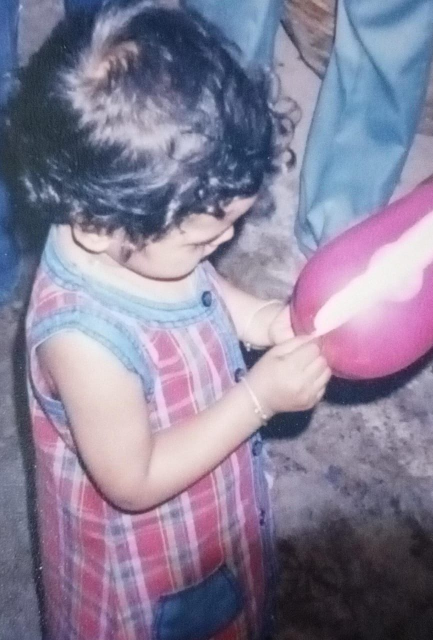
#> input picture left.jpg, 866 x 1280 px (shown at 1/2 size)
$ python stereo_reconstruction.py
#> lines starting #> are read from the running program, lines starting #| are printed output that depends on the picture
import numpy as np
import cv2
import matplotlib.pyplot as plt
from mpl_toolkits.mplot3d import Axes3D

class StereoReconstructor:
    def __init__(self):
        # Increase features significantly
        self.sift = cv2.SIFT_create(nfeatures=10000)  # Much more features
        self.matcher = cv2.BFMatcher()

    def load_images(self, left_path, right_path):
        self.left_img = cv2.imread(left_path)
        self.right_img = cv2.imread(right_path)
        if self.left_img is None or self.right_img is None:
            raise ValueError("Could not load images")
        # Use larger image size
        self.left_img = cv2.resize(self.left_img, (self.left_img.shape[1] * 2 // 3, self.left_img.shape[0] * 2 // 3))
        self.right_img = cv2.resize(self.right_img, (self.right_img.shape[1] * 2 // 3, self.right_img.shape[0] * 2 // 3))
        print(f"✓ Images loaded and resized to {self.left_img.shape[1]}x{self.left_img.shape[0]}")
        return self.left_img, self.right_img

    def find_matches(self):
        left_gray = cv2.cvtColor(self.left_img, cv2.COLOR_BGR2GRAY)
        right_gray = cv2.cvtColor(self.right_img, cv2.COLOR_BGR2GRAY)

        # Enhance contrast
        left_gray = cv2.equalizeHist(left_gray)
        right_gray = cv2.equalizeHist(right_gray)

        kp1, des1 = self.sift.detectAndCompute(left_gray, None)
        kp2, des2 = self.sift.detectAndCompute(right_gray, None)

        if des1 is None or des2 is None or len(des1) < 8 or len(des2) < 8:
            raise ValueError("Not enough features detected")

        matches = self.matcher.knnMatch(des1, des2, k=2)
        good_matches = []
        for m, n in matches:
            if m.distance < 0.8 * n.distance:  # More relaxed ratio test
                good_matches.append(m)

        self.matches = sorted(good_matches, key=lambda x: x.distance)[:1000]  # Keep many more matches
        self.kp1, self.kp2 = kp1, kp2
        print(f"✓ Found {len(self.matches)} good matches")
        return self.matches

    def compute_homography_ransac(self):
        src_pts = np.float32([self.kp1[m.queryIdx].pt for m in self.matches])
        dst_pts = np.float32([self.kp2[m.trainIdx].pt for m in self.matches])

        H, mask = cv2.findHomography(src_pts, dst_pts, cv2.RANSAC, 5.0)  # More permissive threshold

        if H is None:
            raise ValueError("Could not compute homography")

        self.inliers = [m for i, m in enumerate(self.matches) if mask[i]]
        self.src_pts = src_pts[mask.ravel() == 1]
        self.dst_pts = dst_pts[mask.ravel() == 1]
        print(f"✓ Computed homography with {len(self.inliers)} inliers")
        return H, mask

    def triangulate_points(self):
        pts1 = np.float32([self.kp1[m.queryIdx].pt for m in self.matches])
        pts2 = np.float32([self.kp2[m.trainIdx].pt for m in self.matches])

        # Store original points for color mapping
        self.orig_pts = pts1.copy()

        F, mask = cv2.findFundamentalMat(pts1, pts2, cv2.FM_RANSAC, 2.0)
        if F is None:
            raise ValueError("Could not compute fundamental matrix")

        pts1 = pts1[mask.ravel() == 1]
        pts2 = pts2[mask.ravel() == 1]
        self.orig_pts = self.orig_pts[mask.ravel() == 1]  # Update original points

        height, width = self.left_img.shape[:2]
        focal_length = max(height, width)
        principal_point = (width // 2, height // 2)
        K = np.array([
            [focal_length, 0, principal_point[0]],
            [0, focal_length, principal_point[1]],
            [0, 0, 1]
        ])

        E = K.T @ F @ K
        _, R, t, mask = cv2.recoverPose(E, pts1, pts2, K)

        P1 = K @ np.hstack((np.eye(3), np.zeros((3,1))))
        P2 = K @ np.hstack((R, t))

        points_4d = cv2.triangulatePoints(P1, P2, pts1.T, pts2.T)
        points_3d = points_4d[:3] / points_4d[3]
        points_3d = points_3d.T

        # More permissive filtering
        valid_points = (points_3d[:, 2] > 0) & (np.abs(points_3d) < 1000).all(axis=1)
        points_3d = points_3d[valid_points]
        self.orig_pts = self.orig_pts[valid_points]  # Update original points

        # Remove statistical outliers
        mean = np.mean(points_3d, axis=0)
        std = np.std(points_3d, axis=0)
        inliers = np.all(np.abs(points_3d - mean) < 3 * std, axis=1)
        points_3d = points_3d[inliers]
        self.orig_pts = self.orig_pts[inliers]  # Update original points

        # Normalize scale
        scale = np.percentile(np.abs(points_3d), 95)
        points_3d = points_3d / scale

        # Get colors from original image
        self.point_colors = []
        for pt in self.orig_pts:
            x, y = int(pt[0]), int(pt[1])
            x = min(max(x, 0), self.left_img.shape[1] - 1)
            y = min(max(y, 0), self.left_img.shape[0] - 1)
            color = self.left_img[y, x] / 255.0  # Normalize color values
            self.point_colors.append(color)
        self.point_colors = np.array(self.point_colors)

        print(f"✓ Generated {len(points_3d)} 3D points with colors")
        return points_3d

    def visualize_matches_and_ransac(self):
        plt.figure(figsize=(15, 6))

        match_img = cv2.drawMatches(self.left_img, self.kp1,
                                  self.right_img, self.kp2,
                                  self.inliers, None,
                                  flags=cv2.DrawMatchesFlags_NOT_DRAW_SINGLE_POINTS)

        plt.subplot(121)
        plt.imshow(cv2.cvtColor(match_img, cv2.COLOR_BGR2RGB))
        plt.title(f'RANSAC Inliers ({len(self.inliers)} matches)')
        plt.axis('off')

        plt.subplot(122)
        plt.scatter(self.src_pts[:, 0], self.src_pts[:, 1], c='b', s=20, label='Source')
        plt.scatter(self.dst_pts[:, 0], self.dst_pts[:, 1], c='r', s=20, label='Target')

        for src, dst in zip(self.src_pts[:100], self.dst_pts[:100]):  # Show more mapping lines
            plt.plot([src[0], dst[0]], [src[1], dst[1]], 'g-', alpha=0.3)

        plt.title('RANSAC Point Mapping')
        plt.legend()
        plt.axis('equal')
        plt.tight_layout()
        print("✓ Visualized RANSAC matches and mapping")
        plt.draw()
        plt.pause(0.1)

    def visualize_3d(self, points_3d):
        fig = plt.figure(figsize=(12, 12))
        ax = fig.add_subplot(111, projection='3d')

        # Plot textured point cloud using original image colors
        scatter = ax.scatter(points_3d[:, 0], points_3d[:, 1], points_3d[:, 2],
                           c=self.point_colors,
                           s=50, alpha=0.8)  # Larger points to see colors better

        # Add reference cube
        r = 1.0
        cube_points = np.array([
            [-r, -r, -r], [r, -r, -r], [r, r, -r], [-r, r, -r],
            [-r, -r, r], [r, -r, r], [r, r, r], [-r, r, r]
        ])

        edges = [
            (0,1), (1,2), (2,3), (3,0),
            (4,5), (5,6), (6,7), (7,4),
            (0,4), (1,5), (2,6), (3,7)
        ]

        for start, end in edges:
            ax.plot3D([cube_points[start,0], cube_points[end,0]],
                     [cube_points[start,1], cube_points[end,1]],
                     [cube_points[start,2], cube_points[end,2]],
                     'r-', alpha=0.3, linewidth=2)

        ax.set_xlabel('X')
        ax.set_ylabel('Y')
        ax.set_zlabel('Z')
        plt.title('3D Reconstruction with Original Image Colors')

        # Multiple views for better visualization
        views = [(30, 45), (0, 0), (0, 90), (90, 0)]
        for i, (elev, azim) in enumerate(views):
            ax.view_init(elev=elev, azim=azim)
            plt.draw()
            plt.pause(1.0)

        ax.view_init(elev=30, azim=45)
        ax.set_box_aspect([1,1,1])

        print("✓ Generated 3D visualization with image colors")
        plt.draw()
        plt.pause(0.1)

def main():
    try:
        print("\n=== Starting Stereo Reconstruction ===")
        reconstructor = StereoReconstructor()

        print("\n1. Loading images...")
        reconstructor.load_images('left.jpg', 'right.jpg')
#> in load_images, self.left_img is the input picture: shape (1280, 866, 3); mean B, G, R 151.9, 128.2, 135.3
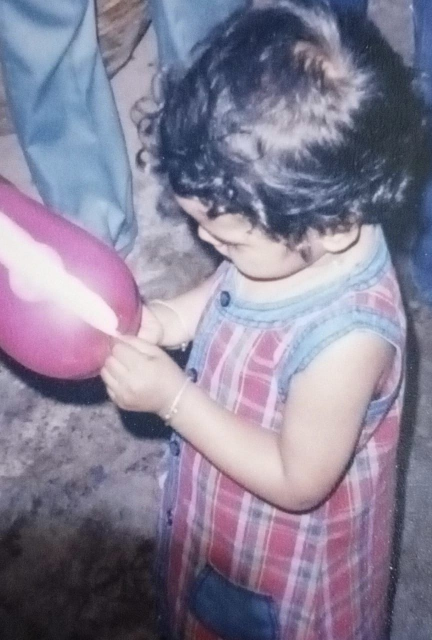
#> input picture right.jpg, 864 x 1280 px (shown at 1/2 size)
#> in load_images, self.right_img is the input picture: shape (1280, 864, 3); mean B, G, R 150.2, 128.6, 134.6
#| ✓ Images loaded and resized to 577x853

        print("\n2. Finding matches...")
        reconstructor.find_matches()
#> in find_matches, `left_gray = cv2.equalizeHist(left_gray)`:
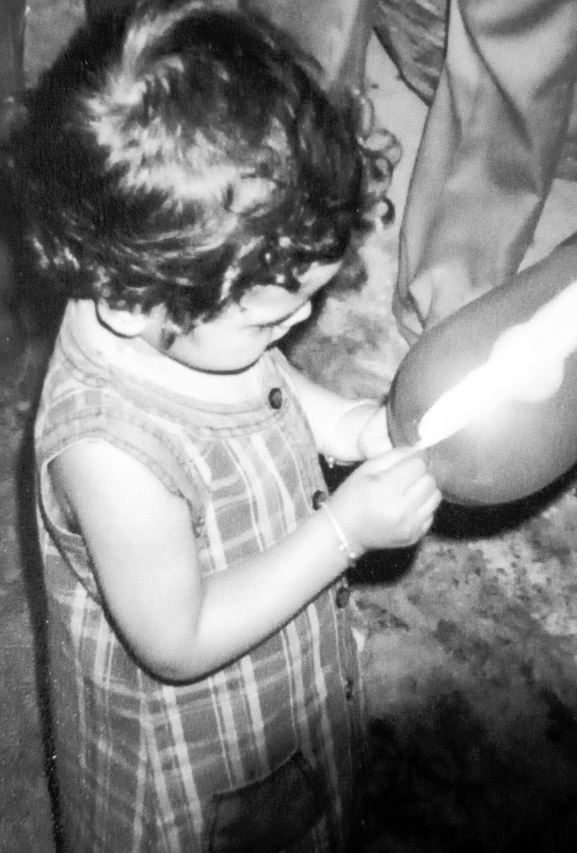
#> left_gray: shape (853, 577); min 0, max 255, mean 128.1
#> in find_matches, `right_gray = cv2.equalizeHist(right_gray)`:
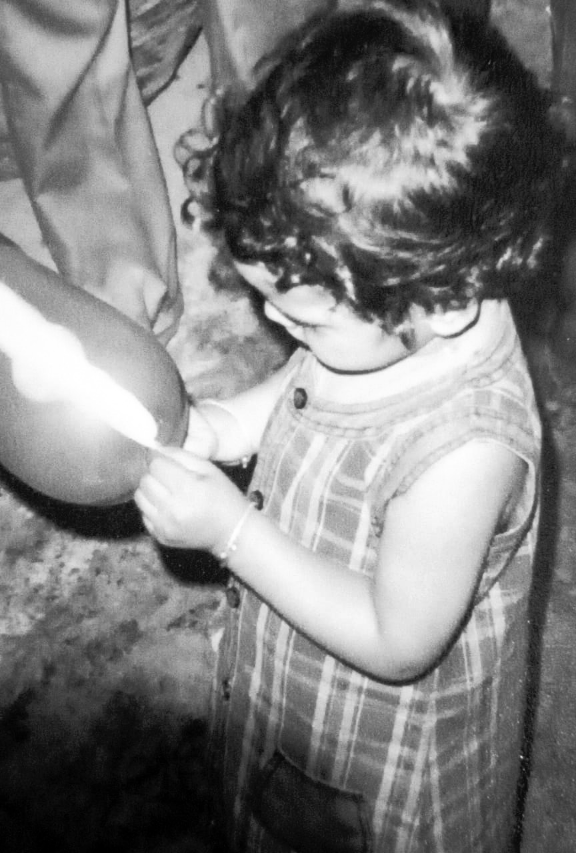
#> right_gray: shape (853, 576); min 0, max 255, mean 128.1
#> in find_matches, `kp1, des1 = self.sift.detectAndCompute(left_gray, None)`: kp1 = 1759 keypoints; strongest (x, y, size): (335, 475, 19.1), (380, 566, 35), (317, 274, 16.1), (285, 242, 7.6)
#> in find_matches, `kp2, des2 = self.sift.detectAndCompute(right_gray, None)`: kp2 = 1752 keypoints; strongest (x, y, size): (240, 475, 19.1), (258, 274, 16.1), (291, 242, 7.7), (117, 519, 34.9)
#> in find_matches, `matches = self.matcher.knnMatch(des1, des2, k=2)`: matches = 1759 matches
#> after the loop in find_matches, `for m, n in matches:`: good_matches = 104 matches
#> in find_matches, `self.kp1, self.kp2 = kp1, kp2`: self.kp1 has the same summary as kp1; self.kp2 has the same summary as kp2
#| ✓ Found 104 good matches

        print("\n3. Computing homography and visualizing RANSAC...")
        H, mask = reconstructor.compute_homography_ransac()
#> in compute_homography_ransac, `src_pts = np.float32([self.kp1[m.queryIdx].pt for m in self.matches])`: src_pts = 104 pairs, first value 20.4 to 567.1, second value 17.75 to 839.7
#> in compute_homography_ransac, `dst_pts = np.float32([self.kp2[m.trainIdx].pt for m in self.matches])`: dst_pts = 104 pairs, first value 30.96 to 551.7, second value 32.39 to 839.7
#> in compute_homography_ransac, `H, mask = cv2.findHomography(src_pts, dst_pts, cv2.RANSAC, 5.0)`: H = [[-1, 0.00197, 575.7], [-0.00299, 1, -0.695], [-4.59e-06, 4.68e-06, 1]]; mask = 104 values, max 1 at index 0, min 0 at index 1, mean 0.279
#> in compute_homography_ransac, `self.inliers = [m for i, m in enumerate(self.matches) if mask[i]]`: self.inliers = 29 matches
#> in compute_homography_ransac, `self.src_pts = src_pts[mask.ravel() == 1]`: self.src_pts = 29 pairs, first value 36.05 to 522.9, second value 164.5 to 839.7
#> in compute_homography_ransac, `self.dst_pts = dst_pts[mask.ravel() == 1]`: self.dst_pts = 29 pairs, first value 52.31 to 539.4, second value 159.8 to 839.7
#| ✓ Computed homography with 29 inliers
        reconstructor.visualize_matches_and_ransac()
#> in visualize_matches_and_ransac, `match_img = cv2.drawMatches(self.left_img, self.kp1, self.right_img, s..`:
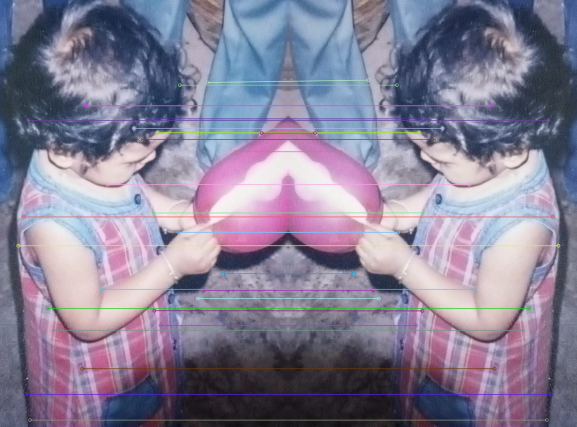
#> match_img: shape (853, 1153, 3) (shown at 1/2 size); mean B, G, R 150.5, 128.4, 134.7
#> the loop in visualize_matches_and_ransac, `for src, dst in zip(self.src_pts[:100], self.dst_pts[:100]):` made 29 passes
#> (src, dst) on passes 1 to 12: ([214.4, 368.9], [361.2, 368.7]), ([321, 650.4], [254.4, 650.5]), ([308, 621], [267.2, 621.4]), ([49.98, 788.3], [525.5, 788.4]), ([306.7, 425.5], [268.7, 425.3]), ([470.6, 303], [104.6, 303.1]), ([36.05, 490.9], [539.4, 491]), ([106.9, 660], [468.5, 660.2]), ([415.4, 164.5], [158.7, 159.8]), ([399.5, 266.6], [175.8, 266.7]), ([445.6, 546.9], [129.5, 547]), ([314.3, 264.3], [261, 264.2])
#> in visualize_matches_and_ransac, `plt.pause(0.1)`:
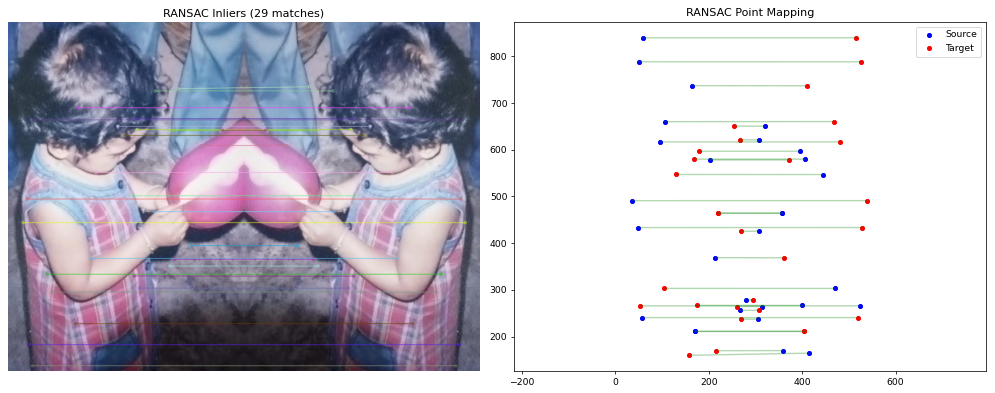
#> figure drawn by matplotlib, 2 panels

        print("\n4. Computing and visualizing 3D points...")
        points_3d = reconstructor.triangulate_points()
#> in triangulate_points, `pts1 = np.float32([self.kp1[m.queryIdx].pt for m in self.matches])`: pts1 has the same summary as src_pts in compute_homography_ransac
#> in triangulate_points, `pts2 = np.float32([self.kp2[m.trainIdx].pt for m in self.matches])`: pts2 has the same summary as dst_pts in compute_homography_ransac
#> in triangulate_points, `self.orig_pts = pts1.copy()`: self.orig_pts has the same summary as src_pts in compute_homography_ransac
#> in triangulate_points, `F, mask = cv2.findFundamentalMat(pts1, pts2, cv2.FM_RANSAC, 2.0)`: F = [[-8.9e-09, 7.03e-06, -0.00174], [7.04e-06, 2.97e-09, -0.00218], [-0.00174, -0.00187, 1]]; mask = 104 values, max 1 at index 0, min 0 at index 1, mean 0.337
#> in triangulate_points, `pts1 = pts1[mask.ravel() == 1]`: pts1 = 35 pairs, first value 36.05 to 522.9, second value 57.5 to 839.7
#> in triangulate_points, `pts2 = pts2[mask.ravel() == 1]`: pts2 = 35 pairs, first value 52.31 to 539.4, second value 57.58 to 839.7
#> in triangulate_points, `self.orig_pts = self.orig_pts[mask.ravel() == 1]`: self.orig_pts has the same summary as pts1
#> in triangulate_points, `E = K.T @ F @ K`: E = [[-0.00648, 5.11, 1.07], [5.12, 0.00216, -0.131], [1.07, 0.136, 0.000872]]
#> in triangulate_points, `_, R, t, mask = cv2.recoverPose(E, pts1, pts2, K)`: R = [[-0.999, -0.0114, 0.0499], [0.0096, 0.916, 0.401], [-0.0503, 0.401, -0.915]]; t = [-0.026, -0.205, 0.978]; mask = 35 values, max 255 at index 0, min 0 at index 1, mean 247.7
#> in triangulate_points, `P2 = K @ np.hstack((R, t))`: P2 = [[-866.4, 105.8, -220.9, 259.6], [-13.22, 952.2, -47.35, 241.8], [-0.0503, 0.401, -0.915, 0.978]]
#> in triangulate_points, `points_3d = points_3d.T`: points_3d = 35 rows, first 8: [-0.0437, -0.0339, 0.505], [1.17, 0.718, -10.43], [0.0208, 0.142, 0.541], [0.0126, 0.123, 0.537], [-0.158, 0.24, 0.566], [0.0111, -0.000298, 0.511], [0.106, -0.0711, 0.494], [-0.155, 0.0398, 0.524]
#> in triangulate_points, `points_3d = points_3d[valid_points]`: points_3d = 34 rows, first 8: [-0.0437, -0.0339, 0.505], [0.0208, 0.142, 0.541], [0.0126, 0.123, 0.537], [-0.158, 0.24, 0.566], [0.0111, -0.000298, 0.511], [0.106, -0.0711, 0.494], [-0.155, 0.0398, 0.524], [-0.116, 0.15, 0.546]
#> in triangulate_points, `self.orig_pts = self.orig_pts[valid_points]`: self.orig_pts = 34 pairs, first value 36.05 to 522.9, second value 57.5 to 839.7
#> in triangulate_points, `mean = np.mean(points_3d, axis=0)`: mean = [-0.014, -0.011, 0.502]
#> in triangulate_points, `std = np.std(points_3d, axis=0)`: std = [0.0861, 0.128, 0.0483]
#> in triangulate_points, `points_3d = points_3d[inliers]`: points_3d = 33 rows, first 8: [-0.0437, -0.0339, 0.505], [0.0208, 0.142, 0.541], [0.0126, 0.123, 0.537], [-0.158, 0.24, 0.566], [0.0111, -0.000298, 0.511], [0.106, -0.0711, 0.494], [-0.155, 0.0398, 0.524], [-0.116, 0.15, 0.546]
#> in triangulate_points, `self.orig_pts = self.orig_pts[inliers]`: self.orig_pts = 33 pairs, first value 36.05 to 522.9, second value 57.5 to 839.7
#> in triangulate_points, `scale = np.percentile(np.abs(points_3d), 95)`: scale = 0.54
#> in triangulate_points, `points_3d = points_3d / scale`: points_3d = 33 rows, first 8: [-0.081, -0.0628, 0.936], [0.0385, 0.263, 1], [0.0233, 0.227, 0.995], [-0.293, 0.445, 1.05], [0.0206, -0.000551, 0.946], [0.196, -0.132, 0.915], [-0.287, 0.0738, 0.97], [-0.215, 0.277, 1.01]
#> the loop in triangulate_points, `for pt in self.orig_pts:` made 33 passes
#> (pt, x, y, color) on passes 1 to 12: ([214.4, 368.9], 214, 368, [0.714, 0.706, 0.788]), ([321, 650.4], 320, 650, [0.635, 0.459, 0.655]), ([308, 621], 307, 621, [0.659, 0.529, 0.675]), ([49.98, 788.3], 49, 788, [0.224, 0.141, 0.153]), ([306.7, 425.5], 306, 425, [0.694, 0.635, 0.663]), ([470.6, 303], 470, 302, [0.722, 0.529, 0.675]), ([36.05, 490.9], 36, 490, [0.561, 0.478, 0.482]), ([106.9, 660], 106, 660, [0.612, 0.494, 0.725]), ([399.5, 266.6], 399, 266, [0.635, 0.533, 0.478]), ([445.6, 546.9], 445, 546, [0.702, 0.635, 0.647]), ([314.3, 264.3], 314, 264, [0.816, 0.741, 0.761]), ([481.2, 57.5], 481, 57, [0.604, 0.49, 0.369])
#> after the loop in triangulate_points, `for pt in self.orig_pts:`: self.point_colors = 33 items, first 6: [0.714, 0.706, 0.788], [0.635, 0.459, 0.655], [0.659, 0.529, 0.675], [0.224, 0.141, 0.153], [0.694, 0.635, 0.663], [0.722, 0.529, 0.675]
#> in triangulate_points, `self.point_colors = np.array(self.point_colors)`: self.point_colors = 33 rows, first 8: [0.714, 0.706, 0.788], [0.635, 0.459, 0.655], [0.659, 0.529, 0.675], [0.224, 0.141, 0.153], [0.694, 0.635, 0.663], [0.722, 0.529, 0.675], [0.561, 0.478, 0.482], [0.612, 0.494, 0.725]
#| ✓ Generated 33 3D points with colors
        reconstructor.visualize_3d(points_3d)
#> the loop in visualize_3d, `for i, (elev, azim) in enumerate(views):` made 4 passes
#> pass 1, in visualize_3d, `plt.pause(1.0)`:
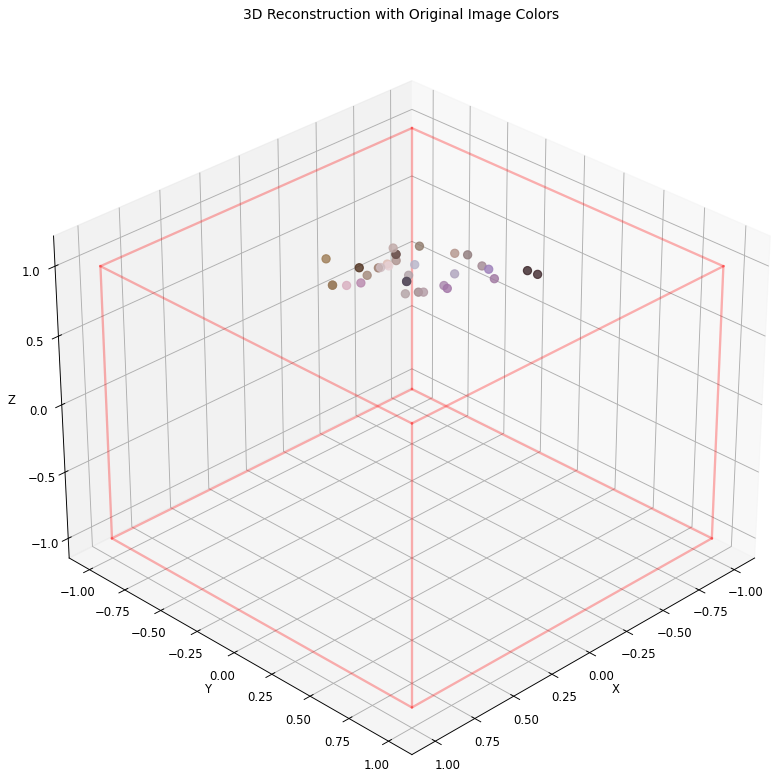
#> figure drawn by matplotlib, 1 panel
#> in visualize_3d, `plt.pause(0.1)`:
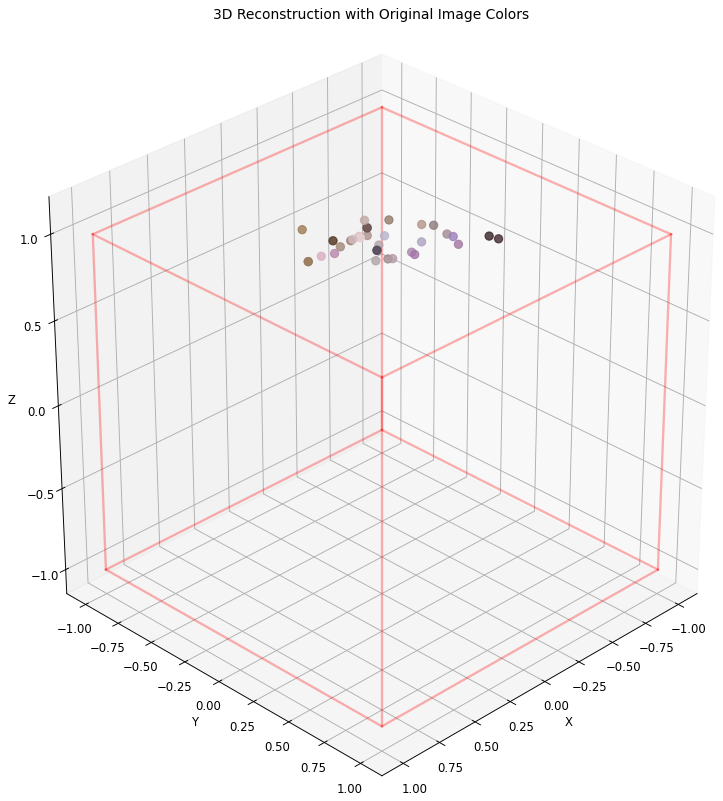
#> figure drawn by matplotlib, 1 panel

        print("\n✓ Reconstruction completed successfully!")
        print("The 3D visualization will show multiple views automatically.")
        print("Close the plot windows to exit.")

        plt.show()

    except Exception as e:
        print(f"\n❌ Error: {str(e)}")

if __name__ == "__main__":
    main()
